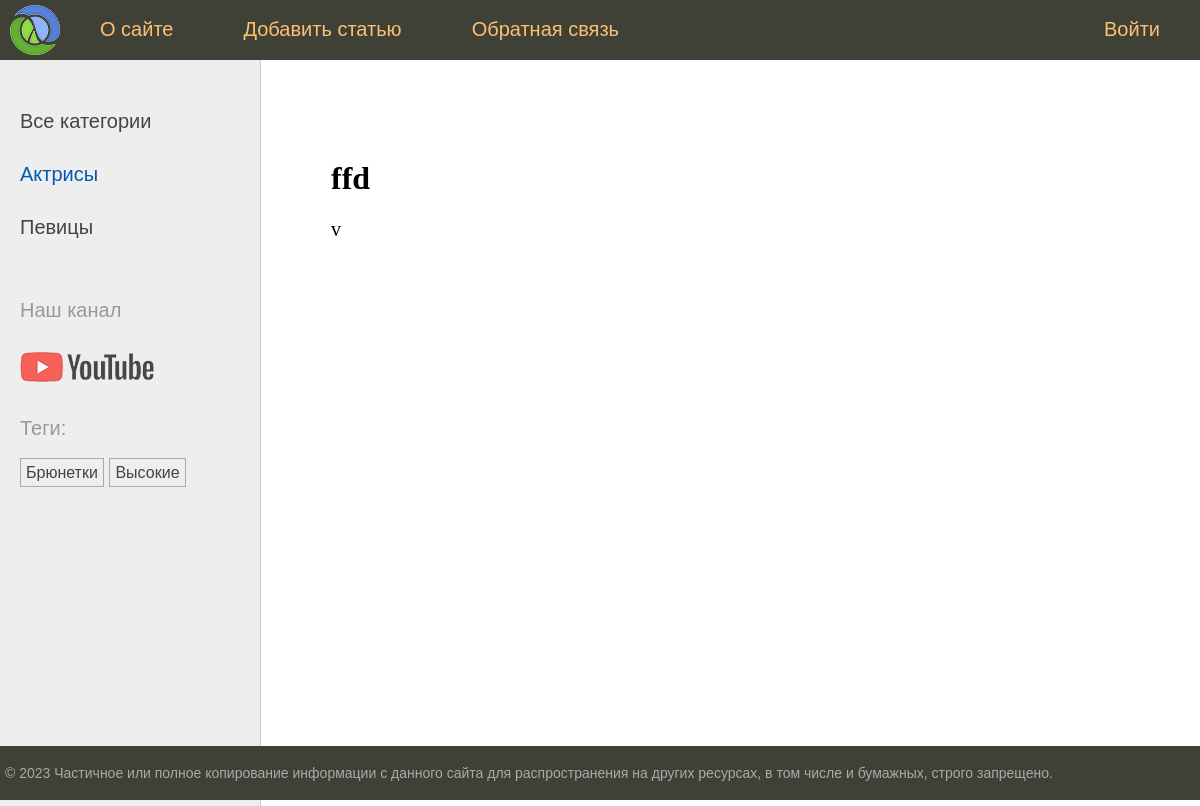
The page /post/df/ on the database its author committed.
### women/models.py (models this page shows, shortened)
class Category(models.Model):
    name = models.CharField(max_length=100, db_index=True, verbose_name='Категория')
    slug = models.SlugField(max_length=255, unique=True, db_index=True)
    class Meta:
        verbose_name = 'Категория'
        verbose_name_plural = 'Категории'
    def get_absolute_url(self):
        return reverse('category', kwargs={'cat_slug': self.slug})

class TagPost(models.Model):
    tag = models.CharField(max_length=100, db_index=True)
    slug = models.SlugField(max_length=255, unique=True, db_index=True)
    def get_absolute_url(self):
        return reverse('tag', kwargs={'tag_slug': self.slug})

class Women(models.Model):
    class Status(models.IntegerChoices):
        DRAFT = 0, 'Черновик'
        PUBLISHED = 1, 'Опубликовано'
    title = models.CharField(max_length=255, verbose_name='Заголовок')
    slug = models.SlugField(max_length=255,
                            unique=True,
                            db_index=True,
                            verbose_name='Slug',
                            validators=[
                                MinLengthValidator(5, message='Минимум 5 символов'),
                                MaxLengthValidator(100, message='Максимум 100 символов'),
                            ],
                            )
    photo = models.ImageField(upload_to='photos/%Y/%m/%d/', default=None, blank=True, null=True, verbose_name='Фото')
    content = models.TextField(blank=True, verbose_name='Текст статьи')
    time_create = models.DateTimeField(auto_now_add=True, verbose_name='Время создания')
    time_update = models.DateTimeField(auto_now=True, verbose_name='Время изменения')
    is_published = models.BooleanField(choices=tuple(map(lambda x: (bool(x[0]), x[1]), Status.choices)),
                                       default=Status.DRAFT,
                                       verbose_name='Статус')
    cat = models.ForeignKey('Category', on_delete=models.PROTECT, related_name='posts', verbose_name='Категория')
    tags = models.ManyToManyField('TagPost', blank=True, related_name='tags', verbose_name='Теги')
    husband = models.OneToOneField('Husband',
                                   on_delete=models.SET_NULL,
                                   null=True,
                                   blank=True,
                                   related_name='wuman',
                                   verbose_name='Муж')
    objects = models.Manager()
    published = PublishedManager()
    class Meta:
        verbose_name = 'Известные женщины'
        verbose_name_plural = 'Известные женщины'
        ordering = ['-time_create']
        indexes = [
            models.Index(fields=['-time_create']),
        ]

### women/views.py (the view)
# urls.py: path('post/<slug:post_slug>/', views.show_post, name='post'),
def show_post(request, post_slug):
    post = get_object_or_404(Women, slug=post_slug)
    data = {
        'title': post.title,
        'menu': menu,
        'post': post,
        'cat_selected': 1,
    }
    return render(request, 'women/post.html', data)

### women/templatetags/women_tags.py (called while the page is built)
@register.inclusion_tag('women/list_categories.html')
def show_categories(cat_selected=0):
    cats = Category.objects.annotate(total=Count('posts')).filter(total__gt=0)
    return {'cats': cats, 'cat_selected': cat_selected}

@register.inclusion_tag('women/list_tags.html')
def show_all_tags():
    return {'tags': TagPost.objects.annotate(total=Count('tags')).filter(total__gt=0)}

### women/templates/women/post.html (shortened to what this page needs)
{% extends 'base.html' %}
{% block content %}
    <h1>{{ post.title }}</h1>
    {{ post.content|linebreaks }}
{% endblock %}

### women/templates/women/list_categories.html
{% for cat in cats %}
    {% if cat.id == cat_selected %}
        <li class="selected">{{ cat.name }}</li>
    {% else %}
        <li><a href="{{ cat.get_absolute_url }}">{{ cat.name }}</a></li>
    {% endif %}
{% endfor %}

### women/templates/women/list_tags.html
{% if tags %}
    <p>Теги:</p>
    <ul class="tags-list">
        {% for t in tags %}
            <li><a href="{{ t.get_absolute_url }}">{{ t.tag }}</a></li>
        {% endfor %}
    </ul>
{% endif %}

### rows shown on the page
Category: name "Актрисы"
Category: name "Певицы"
TagPost: tag "Брюнетки"
TagPost: tag "Высокие"
Women: title "ffd", content "v"

### other values the page prints
{{ m.title }} "О сайте" "Добавить статью" "Обратная связь" "Войти"
